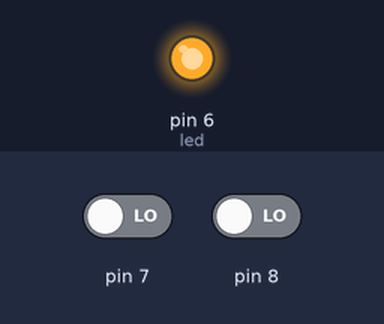
Bench run of a sketch on a simulated Arduino Uno, built with avr-gcc and run on an emulated ATmega328P. On the bench: output pins drawn as LEDs (lit = HIGH). The test bench sets the inputs (shaded band); at power-on: pin 7 LOW, pin 8 LOW. What the sketch prints to the serial monitor is not drawn.

Above: at 1.2 s.
1.3 s: pin 7 driven HIGH
At 2.5 s:
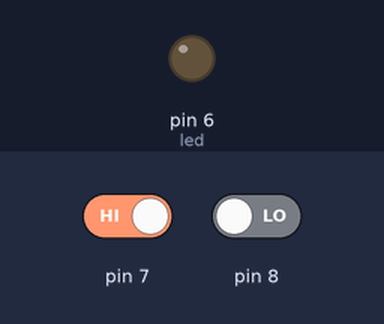
2.8 s: pin 7 driven LOW
At 3.6 s:
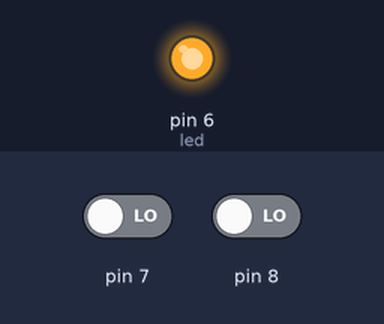
Timing chart, 0 to 5.8 s (numbered marks = the images above; inputs shaded):
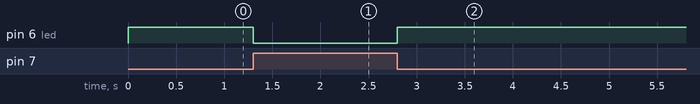

The sketch:

tanquedecombustible.ino
```cpp
#include <infrarrojo.h>
// ES IMPORTANTE TENER LA LIBRERIA INFRARROJO.H para el manejo de los sensores IR


/*

Automatizacion - los tanques de combustible
Created by Cindy Canul Canul & Cristian Kumul Uc
E-mail: cindycanul92@gmail.com, cristiankumul@gmail.com
*/

/* MATERIALES
1 ARDUINO
2 SENSOR IR
1 LED
*/

/*CABLES para poder montarlo en una PROTOBOARD
Jumpers:
M-M: MACHO A MACHO
M-H: MACHO A HEMBRA
H-H: HEMBRA A HEMBRA

 #cables | #hilos
    2    |   3    M-M para conectar sensores IR
    1    |   1    M-M para conectar led indicador
    1    |   2    M-M para conectar tierra y corriente

*/

 ///////////////// SENSOR IR /////////////////


infrarrojo estado(7); // Definir PIN a usar para sensor IR
infrarrojo estado2(8); // Definir PIN a usar para segundo sensor IR

int VALOR; //valor para lectura del primer sensor IR
int VALOR2; //valor para lectura del segundo sensor IR
int led = 6;// MENSAJE EN ESTADO = 1 que se enviara a la central principal
int led_estado; // variable para sensor
int led_estado2;// varible para sensor


void setup() {
pinMode(led,OUTPUT);//LED QUE INDICA EL ESTADO DEL LED, SI SE REALIZO CON EXITO
Serial.begin(9600); //VELOCIDAD COMUNICACION SERIAL
}
//CODIGO PRINCIPAL
void loop() {
//Serial.print("\n leyendo estado sensor: \n");//IMPRIME MENSAJE EN PC
Serial.print(estado.lectura(VALOR));//IMPRIME EL ESTADO DEL Vo DEL SENSOR MEDIANTE LA VARIABLE VALOR
Serial.print(estado2.lectura(VALOR2));  // Vo segundo sensor

led_estado = estado.lectura(VALOR); // lectura del sensor IR
led_estado2 = estado.lectura(VALOR2); // lectura del segundo sensor IR


// LECTURA PARA SENSOR IR

if((led_estado == 0) && (led_estado2 == 0))// COMPARACION PARA ACTIVAR UN LED SEGUN EL ESTADO DEL SENSOR
{
  digitalWrite(led,HIGH); //<---
  // señal que se envia a la centrar principal
}
else
{
  digitalWrite(led,LOW);
}


}
```

infrarrojo.h
```cpp
/********************************************************
* Infrarrojo - Library - microelectronicos Bogota
* http://www.microelectronicos.com/shopexd.asp?id=657
* Rev 14/enero/2014
* Creada por Ing. Edison viveros Pasto Colombia
* libreria que lee el estado logico de un sensor infrarrojo
* There is an obstacle, the green indicator light on the circuit board.
* Detection distance: 2 ~ 60cm
* Detection angle: 35 °
* Comparator chip: LM393
* 3mm screw holes for easy mounting
* Dimensions: 3.1 x 1.5cm
*/


#ifndef infrarrojo_h
#define infrarrojo_h

//ESTABLE LA COMPATIBILIDAD PARA DIFERENTES TARJETAS DE ARDUINO
#if ARDUINO >= 100
  #include "Arduino.h"
#else
  #include "WProgram.h"
#endif

//DEFINICION DE LA CLASE QUE CONTIENE ATRIBUTOS O VARIABLES Y FUNCIONES
class infrarrojo {
  public:
   infrarrojo(int pin);//DEFINICION DEL CONSTRUCTOR CON SUS VARIABLES
   long lectura(int lec);//DEFINICION DE LA FUNCION
  private:
   int _pin;
};
#endif
```

Measured:
- after the input at 1.3 s, pin 6 (led): HIGH → LOW at once
- after the input at 2.8 s, pin 6 (led): LOW → HIGH at once
